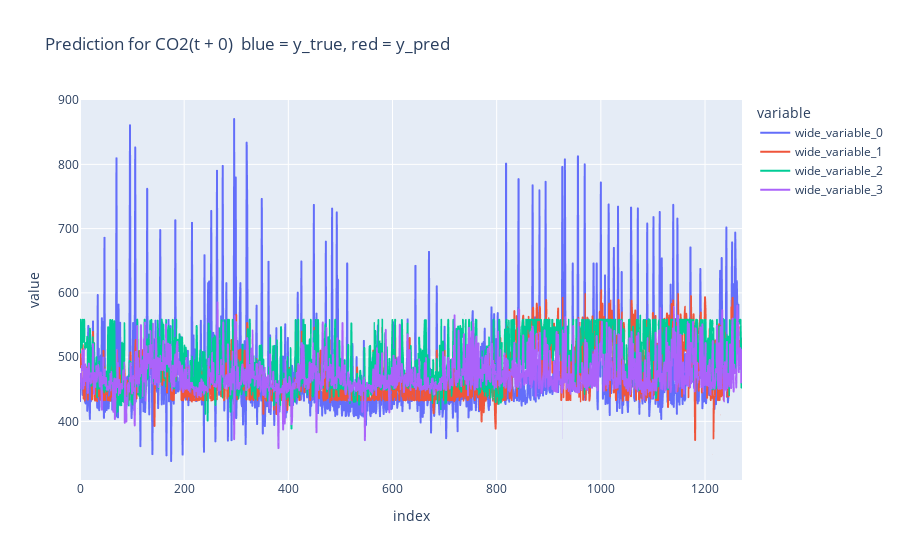

Notebook source saved alongside this figure:
### Markdown cell above
## Modellevaluation ##

### Code cell
import plotly.express as px
import seaborn as sns
from Forecasting_Evaluation.Evaluator import Evaluator


ev = Evaluator()

for col in range(0, fe.y_test.shape[1]):
    print(f"t +", col)
    print("Modell mit Wetterdaten und Jahreszeiten (rot)")
    ev.evaluate(y_true = fe.y_test[:, col], y_pred = pred[:, col])
    print("Modell ohne Wetterdaten und mit Jahreszeiten (grün)")
    ev.evaluate(y_true = fe_no_weather.y_test[:, col], y_pred = pred_no_weather[:, col])
    print("Modell mit Wetterdaten und ohne Jahreszeiten (violett)")
    ev.evaluate(y_true = fe_no_seasons.y_test[:, col], y_pred = pred_no_seasons[:, col])

    px.line(y = [fe.y_test[:, col], pred[:, col], pred_no_weather[:,col], pred_no_seasons[:, col]], 
             labels = {"wide_variable_0": "y_true",
                        "wide_variable_1": "Modell 1 - Vorhersage (Wetterdaten + Jahreszeiten)", 
                       "wide_variable_2": "Modell 2 - Vorhersage (Jahreszeiten)",
                       "wide_variable_3": "Modell 3 - Vorhersage (Wetterdaten)", },
             title = f"Prediction for CO2(t + {col})  blue = y_true, red = y_pred").show()

### Figure 1 — Plotly figure (JSON) as saved in the notebook; plotly's stock layout.template omitted (floating-point values rounded to 4 significant figures; data arrays with more than 128 entries replaced by an {"elided": "..."} marker saying what was removed)
{"data": [{"hovertemplate": "variable=wide_variable_0<br>index=%{x}<br>value=%{y}<extra></extra>", "legendgroup": "wide_variable_0", "line": {"color": "#636efa", "dash": "solid"}, "marker": {"symbol": "circle"}, "mode": "lines", "name": "wide_variable_0", "showlegend": true, "type": "scattergl", "x": {"elided": "1272 int values"}, "xaxis": "x", "y": {"elided": "1272 float values"}, "yaxis": "y"}, {"hovertemplate": "variable=wide_variable_1<br>index=%{x}<br>value=%{y}<extra></extra>", "legendgroup": "wide_variable_1", "line": {"color": "#EF553B", "dash": "solid"}, "marker": {"symbol": "circle"}, "mode": "lines", "name": "wide_variable_1", "showlegend": true, "type": "scattergl", "x": {"elided": "1272 int values"}, "xaxis": "x", "y": {"elided": "1272 float values"}, "yaxis": "y"}, {"hovertemplate": "variable=wide_variable_2<br>index=%{x}<br>value=%{y}<extra></extra>", "legendgroup": "wide_variable_2", "line": {"color": "#00cc96", "dash": "solid"}, "marker": {"symbol": "circle"}, "mode": "lines", "name": "wide_variable_2", "showlegend": true, "type": "scattergl", "x": {"elided": "1272 int values"}, "xaxis": "x", "y": {"elided": "1272 float values"}, "yaxis": "y"}, {"hovertemplate": "variable=wide_variable_3<br>index=%{x}<br>value=%{y}<extra></extra>", "legendgroup": "wide_variable_3", "line": {"color": "#ab63fa", "dash": "solid"}, "marker": {"symbol": "circle"}, "mode": "lines", "name": "wide_variable_3", "showlegend": true, "type": "scattergl", "x": {"elided": "1272 int values"}, "xaxis": "x", "y": {"elided": "1272 float values"}, "yaxis": "y"}], "layout": {"legend": {"title": {"text": "variable"}, "tracegroupgap": 0}, "title": {"text": "Prediction for CO2(t + 0)  blue = y_true, red = y_pred"}, "xaxis": {"anchor": "y", "domain": [0, 1], "title": {"text": "index"}}, "yaxis": {"anchor": "x", "domain": [0, 1], "title": {"text": "value"}}}}
